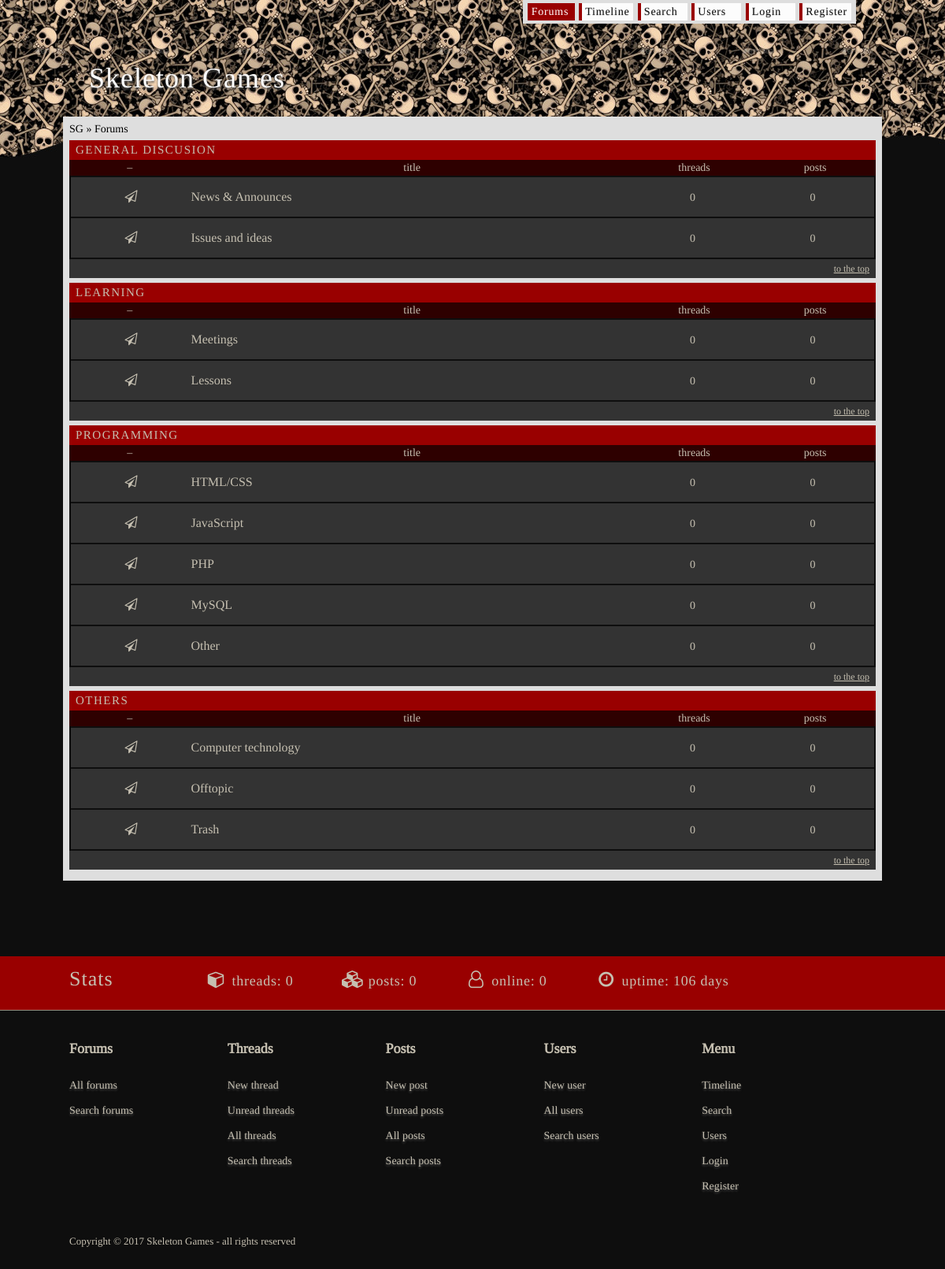
The page / on the database its author committed.
### tables this page shows
create table categories (
	cid			int unsigned primary key auto_increment,
	title 		varchar(255) not null,
	item 		tinyint unsigned not null
);

create table forums (
	fid			int unsigned primary key auto_increment,
	cid 		int unsigned not null,
	item		tinyint unsigned not null,
	title		varchar(255) not null,
	lastPostId	int unsigned null default null,
	threadsNum	int unsigned not null default '0',
	postsNum	int unsigned not null default '0'
);

### sites/index.site.php (called while the page is built, shortened)
<?php
class IndexSite extends Sites {
	public function default() {
		$index = $this->loadLogic('index');
		$index->forums();
		TPL::render('index');
	}
}
?>

### index.php (called while the page is built, shortened)
<?php
require './var/config.php';
require Config::$vars['paths']['libs'] . '/Router.class.php';
require './var/Init.class.php';
new Init;
?>

### var/Libs/Router.class.php (called while the page is built, shortened)
<?php
class Router  {
	protected static $URI;
	public static function generateURI($dir) {
		self::$URI = explode('/', str_replace($dir, '', $_SERVER['REQUEST_URI']));
	}
	public static function getURI() {
		return self::$URI;
	}
	public static function setPart($num, $val) {
		return self::$URI[$num] = $val;
	}
	public static function partPretty($part, $maxLen=false) {
		$part = str_replace(array('ą','ć','ę','ł','ń','ś','ó'), array('a','c','e','l','n','s','o'), strtolower($part));
		$part = str_replace('--', '-', str_replace(array(' ', '/'), array('-', '-'), preg_replace('/[^#\/ \w]+/i', '', $part)));
		$part = trim($part, '-');
		return $part;
	}
}
?>

### var/Logics/index.logic.php (called while the page is built, shortened)
<?php
require_once './var/logics.class.php';
class IndexLogic extends Logics {
	public function forums() {
		$categories_result = MYSQL::$db->query('
							select
								cid, title
							from
								categories
							order by
								item asc
							');
		$categories = array();
		while ($category = $categories_result->fetch_assoc()) {
			$categories[] = $category;
		}
		$forums_result = MYSQL::$db->query('
						select
							f.fid as fid, f.cid as cid, f.title as title, f.lastPostId is not null as lastPost, f.lastPostId as lastPostId, f.threadsNum as threadsNum, f.postsNum as postsNum,
							lp.tid as lp_tid, lp.uid as lp_uid, lp.date as lp_date,
							(select username from users where uid = lp.uid limit 1) as lp_username,
							(select title from threads where tid = lp.tid limit 1) as lp_title
						from
							forums as f
						left join
							posts as lp
						on
							f.lastPostId = lp.pid
						order by
							f.cid asc, f.item asc
						');
		$forums = array();
		if ($forums_result->num_rows > 0) {
			while ($forum = $forums_result->fetch_assoc()) {
				$forum['link'] = SGF\Config::$vars['urls']['directory'] . 'forum/' . $forum['fid'] . '/' . Router::partPretty($forum['title']) . '/';
				$forum['unread'] = false;
				$forum['threadsNum'] = number_format($forum['threadsNum']);
				$forum['postsNum'] = number_format($forum['postsNum']);
				$forums[$forum['cid']][] = $forum;
			}
		}
	}
}
?>

### var/logics.class.php (called while the page is built, shortened)
<?php
class Logics {
	public function __construct() {
		$online = MYSQL::$db->query('
							select
								count(uid)
							from
								users
							')->fetch_assoc();
	}
}
?>

### var/sites.class.php (called while the page is built, shortened)
<?php
require_once Config::$vars['paths']['libs'] . '/TPL.class.php';
class Sites {
	public function loadLogic($logic) {
		$path = Config::$vars['paths']['logics'] . '/' . $logic . '.logic.php';
		if (is_file($path)) {
			return new $logic();
		} else {
			exit('logic <q>' . $logic . '</q> does not exist');
		}
	}
}
?>

### var/Templates/index.tpl.php (the view, shortened to what this page needs)
<?php include '_header.tpl.php' ?>
	<main>
		<div id="brdcrumbs">
			SG &raquo; <a href="<?php echo SGF\TPL::getLink() ?>">Forums</a>
		</div>
		<?php foreach ($categories as $category): ?>
			<article id="category<?php echo $category['cid'] ?>">
				<h1><?php echo $category['title'] ?></h1>
				<div class="legend">
					<p class="state">&ndash;</p><p class="title">title</p><p class="threads">threads</p><p class="posts">posts</p>
				</div>
				<?php foreach ($forums[$category['cid']] as $forum): ?>
					<div class="forum">
						<p class="state"><i class="fa fa-paper-plane<?php if (!$forum['unread']): ?>-o<?php endif; ?> fa-fw"></i></p>
						<p class="title">
							<a href="<?php echo $forum['link'] ?>" class="forumTitle"><?php echo $forum['title'] ?></a> <?php if ($forum['unread']): ?><span class="unreadPosts">unread posts</span><?php endif; ?>
						</p>
						<p class="threads"><?php echo $forum['threadsNum'] ?></p>
						<p class="posts"><?php echo $forum['postsNum'] ?></p>
					</div>
				<?php endforeach; ?>
				<p class="toup"><a href="#category<?php echo $category['cid'] ?>">to the top</a></p>
			</article>
		<?php endforeach; ?>
	</main>
<?php include '_footer.tpl.php' ?>

### var/Init.class.php (shortened to what this page needs)
<?php
class Init {
	public function __construct() {
		$action = filter_var(strtolower(trim(Router::getPart(0))), FILTER_SANITIZE_STRING);
		$method = filter_var(strtolower(trim(Router::getPart(1))), FILTER_SANITIZE_STRING);
		if (empty($action)) {
			$action = 'index';
			$method = 'default';
		}
		$path = Config::$vars['paths']['sites'] . '/' . $action . '.site.php';
		if (is_file($path)) {
			$site = new $action();
			if (method_exists($site, $method)) {
				$site->$method();
			} else {
				$site->default();
			}
		} else {
			Router::setPart(0, 'index');
			Router::setPart(1, 'default');
			require Config::$vars['paths']['sites'] . '/index.site.php';
			$site = new IndexSite();
			$site->default();
		}
	}
}
?>

### var/Libs/TPL.class.php (shortened to what this page needs)
<?php
class TPL {
	protected static $link;
	protected static $vars = array();
	public static function render($tpl) {
		$path = Config::$vars['paths']['templates'] . '/' . $tpl . '.tpl.php';
		if (is_file($path)) {
			extract(self::$vars);
			require $path;
		} else {
			exit('template <q>' . $tpl . '</q> does not exist');
		}
	}
	public static function set($var, $val) {
		self::$vars[$var] = $val;
	}
	public static function getLink() {
		if (self::$link) {
			return self::$link;
		} else {
			return self::$link = Config::$vars['urls']['directory'] . implode(Router::getURI(), '/');
		}
	}
}
?>

### var/Templates/_header.tpl.php (shortened to what this page needs)
<!doctype html>
<html lang="pl">
<head>
	<link rel="stylesheet" href="<?php echo SGF\Config::$vars['paths']['css'] ?>/tinos-font.css">
	<link rel="stylesheet" href="<?php echo SGF\Config::$vars['paths']['css'] ?>/font-awesome.min.css">
	<link rel="stylesheet" href="<?php echo SGF\Config::$vars['paths']['css'] ?>/main.css?<?php echo date('dhis') ?>">
</head>
<body>
	<header>
		<nav id="menu">
			<ul>
				<li><a href="<?php echo SGF\Config::$vars['urls']['directory'] ?>" class="active">Forums</a></li>
				<li><a href="<?php echo SGF\Config::$vars['urls']['directory'] ?>timeline">Timeline</a></li>
				<li><a href="<?php echo SGF\Config::$vars['urls']['directory'] ?>search">Search</a></li>
				<li><a href="<?php echo SGF\Config::$vars['urls']['directory'] ?>users">Users</a></li>
				<?php if (empty($user)): ?>
				<li><a href="<?php echo SGF\Config::$vars['urls']['directory'] ?>member/login">Login</a></li>
				<li><a href="<?php echo SGF\Config::$vars['urls']['directory'] ?>member/register">Register</a></li>
				<?php else: ?>
				<li><a href="<?php echo SGF\Config::$vars['urls']['directory'] ?>profile/my">Profile</a></li>
				<li><a href="<?php echo SGF\Config::$vars['urls']['directory'] ?>member/logout">Logout</a></li>
				<?php endif; ?>
			</ul>
		</nav>
		<div id="logo">
			<a href="<?php echo SGF\Config::$vars['urls']['directory'] ?>">Skeleton Games</a>
		</div>
	</header>

### var/Templates/_footer.tpl.php (shortened to what this page needs)
	<div class="stats">
		<div class="stats-center">
			<h1>Stats</h1>
			<p><i class="fa fa-cube fa-fw"></i> threads: <?php echo $allThreads ?></p>
			<p><i class="fa fa-cubes fa-fw"></i> posts: <?php echo $allPosts ?></p>
			<p><i class="fa fa-user-o fa-fw"></i> online: <?php echo $online ?></p>
			<p><i class="fa fa-clock-o fa-fw"></i> uptime: <?php echo $uptime ?> days</p>
		</div>
	</div>
	<footer>
		<nav class="big-menu">
			<div class="big-menu-sub">
				<h1>Forums</h1>
				<ul>
					<li><a href="index.html">All forums</a></li>
					<li><a href="#">Search forums</a></li>
				</ul>
			</div>
			<div class="big-menu-sub">
				<h1>Threads</h1>
				<ul>
					<li><a href="#">New thread</a></li>
					<li><a href="#">Unread threads</a></li>
					<li><a href="#">All threads</a></li>
					<li><a href="#">Search threads</a></li>
				</ul>
			</div>
			<div class="big-menu-sub">
				<h1>Posts</h1>
				<ul>
					<li><a href="#">New post</a></li>
					<li><a href="#">Unread posts</a></li>
					<li><a href="#">All posts</a></li>
					<li><a href="#">Search posts</a></li>
				</ul>
			</div>
			<div class="big-menu-sub">
				<h1>Users</h1>
				<ul>
					<li><a href="#">New user</a></li>
					<li><a href="#">All users</a></li>
					<li><a href="#">Search users</a></li>
				</ul>
			</div>
			<div class="big-menu-sub">
				<h1>Menu</h1>
				<ul>
					<li><a href="timeline.html">Timeline</a></li>
					<li><a href="#">Search</a></li>
					<li><a href="#">Users</a></li>
					<li><a href="#">Login</a></li>
					<li><a href="#">Register</a></li>
				</ul>
			</div>
		</nav>
		<div class="copyrights">
			<p>Copyright &copy; <?php echo date('Y') ?> <?php echo SGF\Config::$vars['names']['site'] ?> - all rights reserved</p>
		</div>
	</footer>
</body>
</html>

### static/css/main.css (style rules this page uses)
* { margin: 0; padding: 0; }
body { width: 100%; background: #0e0e0e url("../gfx/bg.jpg") repeat-x; font-family: "Tinos", serif; font-size: 14px; color: #000; transition: background-image .25s; }
header { width: 1024px; margin: 0 auto; }
nav#menu { float: right; margin-right: 25px; background: #dedede; }
nav#menu ul { padding: 2px 6px; }
nav#menu ul li { margin: 2px 2px 2px 0; background: #fcfcfc; display: inline-block; }
nav#menu ul li:last-of-type { margin-right: 0; }
nav#menu ul li a { min-width: 50px; padding: 3px 5px 3px 8px; background: url("../gfx/red-color.png") no-repeat; background-size: 4px 50px; font-size: 14px; color: #0c0c0c; letter-spacing: .75px; text-decoration: none; text-shadow: 0px 1px 1px #ccc; display: inline-block; }
nav#menu ul li a.active { padding: 3px 5px; background-size: 75px 50px; color: #fff; text-shadow: none; }
div#logo { margin: 78px 0 28px 25px; display: inline-block; }
div#logo a { font-size: 36px; color: #fff; letter-spacing: 1px; text-decoration: none; text-shadow: 0px 2px 3px #555; cursor: pointer; }
main { width: 1024px; margin: 0 auto; padding: 8px; background: #dedede; }
div#brdcrumbs { font-size: 14px; display: inline-block; }
div#brdcrumbs a { font-size: 14px; color: #000; text-decoration: none; }
article { margin: 6px 0; }
article > h1 { padding: 4px 8px; background: #990000; font-size: 15px; font-weight: normal; color: #c6c0b1; text-transform: uppercase; letter-spacing: 1.5px; }
article div.legend { padding: 2px 0; background: #2e0000; border-bottom: 2px solid #0e0e0e; }
article div.legend p { color: #c6c0b1; text-align: center; display: inline-block; }
article div.legend p.state { width: 15%; }
article div.legend p.title { width: 55%; }
article div.legend p.threads { width: 15%; }
article div.legend p.posts { width: 15%; }
article div.forum { background: #333333; border: 2px solid #0e0e0e; border-top: 0; }
article div.forum p { margin-right: -4px; padding: 16px 0; color: #c6c0b1; text-align: center; display: inline-block; }
article div.forum p.state { width: 15%; }
article div.forum p.state i { font-size: 16px; }
article div.forum p.title { width: 55%; text-align: left; position: relative; }
article div.forum p.threads { width: 15%; }
article div.forum p.posts { width: 15%; }
article div.forum p.title a.forumTitle { font-size: 16px; color: #c6c0b1; text-decoration: none; display: inline-block; }
article p.toup { padding: 4px 8px; background: #333333; text-align: right; }
article p.toup a { font-size: 12px; color: #c6c0b1; }
div.stats { width: 100%; margin-top: 96px; background: #990000; border-bottom: 1px solid #938e80; }
div.stats-center { width: 1024px; margin: 0 auto; padding: 14px 0 24px 0; color: #c6c0b1; }
div.stats-center h1 { margin-right: 56px; font-size: 26px; font-weight: lighter; letter-spacing: 1px; display: inline-block; }
div.stats-center p { margin-left: 58px; font-size: 18px; letter-spacing: .75px; display: inline-block; }
div.stats-center p i { font-size: 22px; }
footer { width: 100%; margin-top: 26px; }
footer nav.big-menu { width: 1024px; margin: 0 auto; color: #c6c0b1; }
footer nav.big-menu div.big-menu-sub { float: left; width: 20%; margin-right: -4px; display: inline-block; }
footer nav.big-menu div.big-menu-sub h1 { margin: 12px 0 20px 0; font-size: 18px; display: block; }
footer nav.big-menu div.big-menu-sub ul { list-style: none; display: inline-block; }
footer nav.big-menu div.big-menu-sub ul li a { padding: 8px 0; font-size: 14px; text-decoration: none; text-shadow: 0px 2px 3px #555; color: #c6c0b1; display: block; }
footer div.copyrights { width: 1024px; margin: 0 auto; }
footer div.copyrights p { margin: 46px 0 38px 0; font-size: 13px; color: #c6c0b1; display: inline-block; }

### rows shown on the page
categories: title "GENERAL DISCUSION"
forums: title "News & Announces", threadsNum "0", postsNum "0"
forums: title "Issues and ideas", threadsNum "0", postsNum "0"
categories: title "LEARNING"
forums: title "Meetings", threadsNum "0", postsNum "0"
forums: title "Lessons", threadsNum "0", postsNum "0"
categories: title "PROGRAMMING"
forums: title "HTML/CSS", threadsNum "0", postsNum "0"
forums: title "JavaScript", threadsNum "0", postsNum "0"
forums: title "PHP", threadsNum "0", postsNum "0"
forums: title "MySQL", threadsNum "0", postsNum "0"
forums: title "Other", threadsNum "0", postsNum "0"
categories: title "OTHERS"
forums: title "Computer technology", threadsNum "0", postsNum "0"
forums: title "Offtopic", threadsNum "0", postsNum "0"
forums: title "Trash", threadsNum "0", postsNum "0"

### other values the page prints
$allThreads "0"
$allPosts "0"
$online "0"
$uptime "106"
SGF\Config::$vars['names']['site'] "Skeleton Games"
